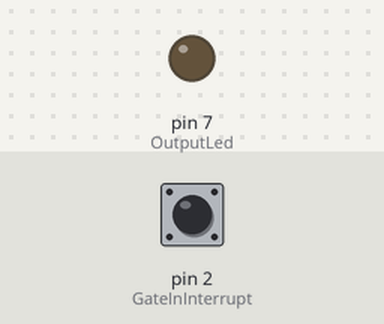
Recording of a sketch running on a simulated Arduino Uno, built with avr-gcc and run on an emulated ATmega328P. Shown: output pins drawn as LEDs (lit = HIGH). The inputs (shaded band) are chosen by the test bench; at power-on: pin 2 (GateInInterrupt) LOW.

Above: at 1.2 s.
1.3 s: pin 2 (GateInInterrupt) pulled HIGH for 0.15 s
At 2.0 s:
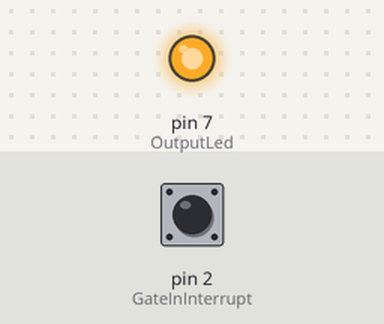
2.9 s: pin 2 (GateInInterrupt) pulled HIGH for 1 s
At 3.2 s:
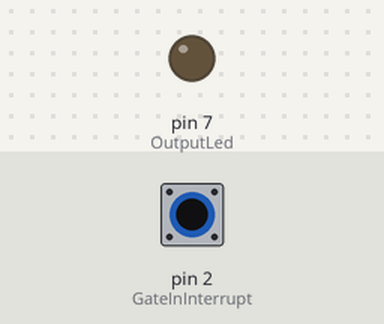
5.4 s: pin 2 (GateInInterrupt) pulled HIGH for 3.2 s
At 6.3 s:
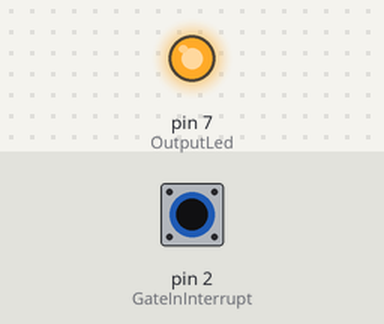
Timing chart, 0 to 8.4 s (numbered marks = the images above; inputs shaded):
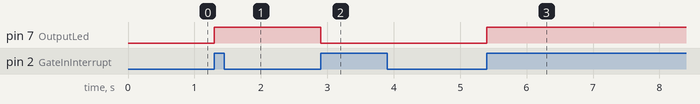

The sketch:

TestClockin.ino
```cpp
const byte GateInInterrupt = 2;
byte OutputLed=7;
boolean LedState=false;
void setup() {
  // put your setup code here, to run once:
    attachInterrupt(digitalPinToInterrupt(GateInInterrupt), HandleClock, RISING);

  pinMode(OutputLed, OUTPUT);
}

void loop() {
  // put your main code here, to run repeatedly:

}

void HandleClock() {
  LedState = !LedState;
  digitalWrite(OutputLed, LedState);
}
```

Measured:
- after the input at 1.3 s, pin 7 (OutputLed): LOW → HIGH at once
- after the input at 2.9 s, pin 7 (OutputLed): HIGH → LOW at once
- after the input at 5.4 s, pin 7 (OutputLed): LOW → HIGH at once
